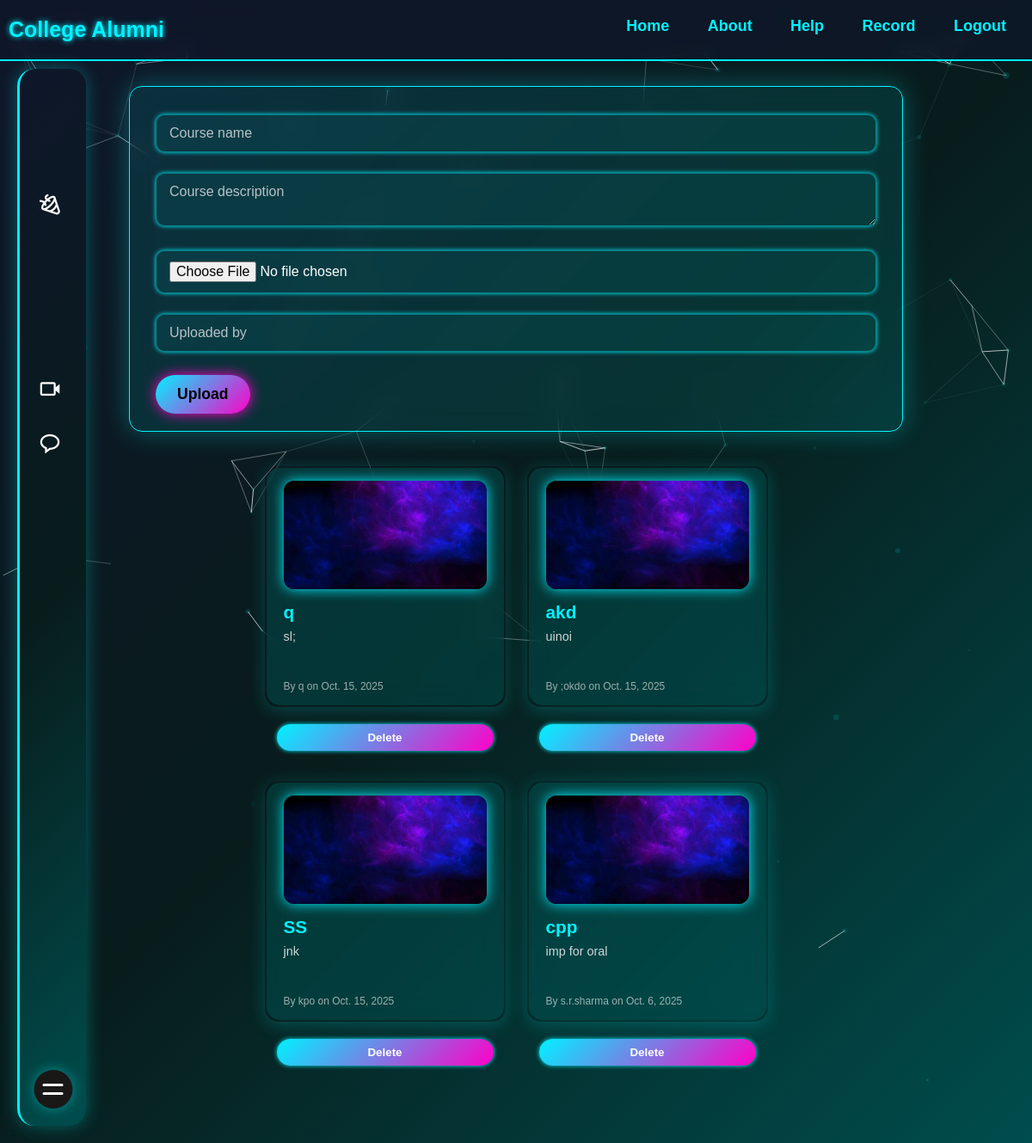
Screenshot of /upload/course/ with the database file from the repository.
### collegeapp/models.py (models this page shows, shortened)
class Course(models.Model):
    cname = models.CharField(max_length=100)
    cdesc = models.TextField()
    cfile = models.FileField(upload_to='courses/')
    uploaded_by = models.CharField(max_length=100)
    date = models.DateField(auto_now_add=True)

### myfinal/views.py (the view, shortened to what this page needs)
# urls.py: path('upload/course/', views.upload_course, name='upload_course'),
def upload_course(request):
    courses = Course.objects.all().order_by('-id')  # latest first
    return render(request, 'admin_course.html',{'courses':courses})

### templates/admin_course.html (shortened to what this page needs)
<!DOCTYPE html>
<html lang="en">
<head>
  {% load static %}
      <link href='https://unpkg.com/boxicons@2.1.4/css/boxicons.min.css' rel='stylesheet'>
    <link rel="stylesheet" href="{% static 'style4.css' %}">
    <link rel="stylesheet" href="{% static 'style2.css' %}">
</head>
<body>
<div id="particles-js"></div>
   <div class="main-section">
     <header class="header">
       <a href="#" class="logo">College Alumni</a>
       <nav class="navbar">
            <a href="{% url 'homestart'%}" style="--i:1">Home</a>
            <a href="{% url 'admin_about'%}" style="--i:2">About</a>
            <a href="{% url 'admin_help'%}" style="--i:3">Help</a>
             <a href="{% url 'records'%}" style="--i:4">Record</a>
            <a href="{% url 'logout'%}" style="--i:4">Logout</a>
       </nav>
     </header>
     <div class="right-sec">
       <div class="navigation">
         <ul>
           <li>
             <a href="#">
             </a>
           </li>
            <li>
             <a href="{% url 'add_attendance'%}">
               <span class="icon"><i class='bxr  bx-calendar-alt' ></i></span>
             </a>
           </li>
           <li>
             <a href="{% url 'admin_events'%}">
               <span class="icon"><i class='bx bx-party bx-rotate-180 bx-flip-horizontal' ></i></span>
             </a>
           </li>
           <li>
             <a href="{% url 'admin_faculty'%}">
             </a>
           </li>
           <li>
             <a href="{% url 'admin_note'%}">
             </a>
           </li>
           <li>
             <a href="{% url 'admin_assingment'%}">
             </a>
           </li>
           <li>
             <a href="{% url 'upload_course'%}">
               <span class="icon"><i class='bx bx-video' ></i></span>
             </a>
           </li>
           <li>
             <a href="{% url 'admin_notice'%}">
               <span class="icon"><i class='bx bx-message-rounded' ></i></span>
             </a>
           </li>
         </ul>
         <div class="toggle"></div>
       </div>
     </div>
     <div class="main">
  <form action="" method="post" enctype="multipart/form-data" class="upload-form">
    <input type="text" name="cname" placeholder="Course name" required />
    <textarea name="cdesc" placeholder="Course description" required></textarea>
    <input type="file" name="cfile" required >
    <input type="text" name="uploaded_by" placeholder="Uploaded by" required />
    <button type="submit">Upload</button>
  </form>
  <div class="courses-grid">
    {% for course in courses %}
    <div class="flip-card" tabindex="0" aria-label="Course card: {{course.cname}}">
      <div class="flip-card-inner">
        <div class="flip-card-front">
          <img src="{% static 'thumbnail.jpg' %}" alt="Thumbnail for {{ course.cname }}" />
          <h2>{{ course.cname }}</h2>
          <p>{{ course.cdesc|truncatewords:15 }}</p>
          <small>By {{ course.uploaded_by }} on {{ course.date }}</small>
        </div>
        <div class="flip-card-back">
          <a class="btn" href="{{ course.cfile.url }}" download>⬇ Download Video</a>
        </div>
      </div>
      <form method="POST" action="{% url 'delete_course' course.id %}" class="delete-form">
        <input type="submit" value="Delete" />
      </form>
    </div>
    {% endfor %}
  </div>
</div>
  <script>
    particlesJS('particles-js', {
      "particles": {
        "number": {
          "value": 40,
          "density": {
            "enable": true,
            "value_area": 700
          }
        },
        "color": { "value": "#00ffff" },
        "shape": {
          "type": "circle"
        },
        "opacity": {
          "value": 0.15,
          "random": true
        },
        "size": {
          "value": 4,
          "random": true,
          "anim": {
            "enable": true,
            "speed": 2,
            "size_min": 1,
            "sync": false
          }
        },
        "move": {
          "enable": true,
          "speed": 1,
          "direction": "none",
          "random": true,
          "straight": false,
          "out_mode": "out",
          "bounce": false
        }
      },
      "interactivity": {
        "detect_on": "canvas",
        "events": {
          "onhover": { "enable": false },
          "onclick": { "enable": false },
          "resize": true
        }
      }
    });
  </script>
</body>
</html>

### static/style4.css (style rules this page uses)
:root { --neon-blue: #004d4d; --neon-pink: #ff00c8; --bg-dark: #0f172a; }
html, body { min-height: 100%; margin: 0; padding: 0; }
body { font-family: 'Poppins', sans-serif; background: linear-gradient(to bottom, var(--bg-dark) 0%, var(--bg-dark) 30%, var(--neon-blue) 100%); color: #fff; background-attachment: fixed; position: relative; z-index: 1; }
#particles-js { position: fixed; top:0; left:0; width: 100%; height: 100%; z-index: 0; pointer-events: none; background: transparent; }
.main { display: flex; flex-direction: column; flex-wrap: wrap; align-items: center; justify-content: center; padding: 20px; z-index: 1; position: relative; }
input, textarea, select { width: 90%; padding: 10px; margin: 10px 10px; background: rgba(0, 242, 255, 0.08); color: white; border-radius: 5px; border: 1px solid var(--neon-blue); box-shadow: 0 0 5px var(--neon-blue); transition: 0.3s ease; font-family: inherit; }
input::placeholder, textarea::placeholder { color: rgba(255,255,255,0.7); }

### static/style2.css (style rules this page uses)
:root { --neon-blue: #00f2ff; --neon-pink: #ff00c8; --bg-dark1: #0f172a; --bg-dark2: #081c1c; --bg-dark3: #004d4d; }
* { margin: 0; padding: 0; box-sizing: border-box; font-family: 'Poppins', sans-serif; }
body { min-height: 100vh; background: linear-gradient(135deg, var(--bg-dark1), var(--bg-dark2), var(--bg-dark3)); color: white; overflow-x: hidden; }
#particles-js { position: fixed; top: 0; left: 0; width: 100%; height: 100%; z-index: 0; }
.navigation { position: fixed; top: 80px; left: 20px; height: calc(100% - 100px); width: 80px; background: linear-gradient(135deg, var(--bg-dark1), var(--bg-dark2), var(--bg-dark3)); border-left: 3px solid var(--neon-blue); border-radius: 20px; overflow: hidden; box-shadow: 0 0 20px rgba(0,255,255,0.3); transition: 0.4s ease; z-index: 900; }
.navigation ul { margin-top: 20px; list-style: none; padding: 0; }
.navigation ul li { margin: 8px 0; }
.navigation ul li a { display: flex; align-items: center; padding: 12px 15px; color: white; border-radius: 12px; transition: 0.3s; text-decoration: none; }
.navigation .icon { font-size: 27px; min-width: 40px; text-align: center; }
.toggle { position: absolute; bottom: 20px; left: 50%; transform: translateX(-50%); width: 45px; height: 45px; background: #1a1717; border-radius: 50%; display: flex; justify-content: center; align-items: center; cursor: pointer; box-shadow: 0 0 15px rgba(0,255,255,0.4); }
.toggle::before, .toggle::after { content: ''; position: absolute; width: 24px; height: 3px; background: white; border-radius: 3px; transition: 0.4s; }
.toggle::before { transform: translateY(-5px); }
.toggle::after { transform: translateY(5px); }
.header { position: fixed; top: 0; width: 100%; padding: 20px 10px; background: rgba(15, 23, 42, 0.75); backdrop-filter: blur(8px); display: flex; justify-content: space-between; z-index: 100; border-bottom: 2px solid var(--neon-blue); }
.logo { font-size: 25px; color: var(--neon-blue); font-weight: 600; text-shadow: 0 0 6px var(--neon-blue); text-decoration: none; }
.navbar a { font-size: 18px; color: var(--neon-blue); font-weight: bold; transition: all 0.3s ease; text-decoration:none ; padding: 20px; }

### rows the page displays
Course: cname "q", cdesc "sl;", uploaded_by "q", date "Oct. 15, 2025"
Course: cname "akd", cdesc "uinoi", uploaded_by ";okdo", date "Oct. 15, 2025"
Course: cname "SS", cdesc "jnk", uploaded_by "kpo", date "Oct. 15, 2025"
Course: cname "cpp", cdesc "imp for oral", uploaded_by "s.r.sharma", date "Oct. 6, 2025"
